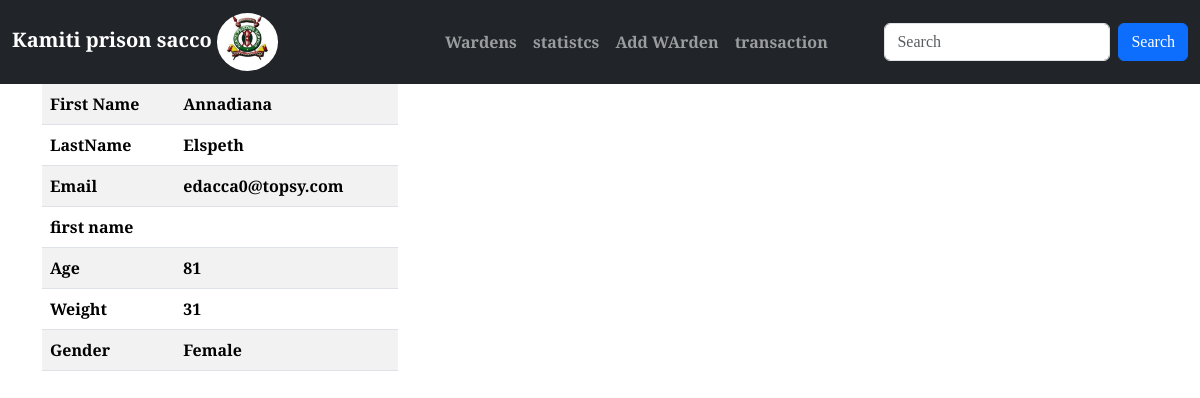
Page /warden/details/1 on the earlier database version.
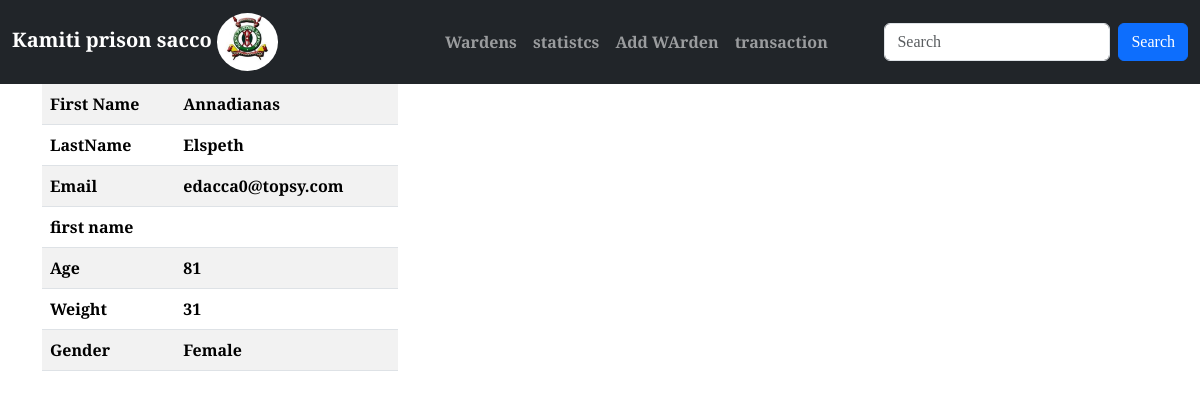
Same page on the later database version.
### prison/models.py (models this page shows, shortened)
class Warden(models.Model):
    FirstName = models.CharField(max_length=30)
    LastName = models.CharField(max_length=30)
    Email = models.EmailField(unique=True)
    Age = models.PositiveSmallIntegerField(default=0)
    Gender = models.CharField(max_length=10)
    Weight = models.PositiveIntegerField(default=0)
    ServiceNumber = models.PositiveIntegerField(default=0)
    created_at = models.DateTimeField(auto_now_add=True)
    updated_at = models.DateTimeField(auto_now=True)
    class Meta:
        db_table = 'Wardens'

### prison/views.py (the view)
# urls.py: path('warden/details/<int:warden_id>', views.WardenDetails, name='WardenDetails'),
def WardenDetails(request, warden_id):
    warden = Warden.objects.get(id=warden_id)
    armoury = Armoury.objects.filter(Warden=warden_id)
    return render(request, "WardenDetails.html", {"armoury": armoury, "warden": warden})

### templates/WardenDetails.html (shortened to what this page needs)
{% extends 'Master.html' %}
{% load static %}
{% block content %}
	<div class="container">
    <div class="row">
        <div class="col-sm-4">
            <table class="table table-striped">
                <tr>
                    <td>First Name</td>
                    <td>{{ warden.FirstName }}</td>
                </tr>
                 <tr>
                    <td>LastName</td>
                    <td>{{ warden.LastName }}</td>
                </tr>
                 <tr>
                    <td>Email</td>
                    <td>{{ warden.Email }}</td>
                </tr>
                 <tr>
                    <td>first name</td>
                    <td>{{ customer.first_name }}</td>
                </tr>
                 <tr>
                    <td>Age</td>
                    <td>{{ warden.Age  }}</td>
                </tr>
                 <tr>
                    <td>Weight</td>
                    <td>{{ warden.Weight }}</td>
                </tr>
                 <tr>
                    <td>Gender</td>
                    <td>{{ warden.Gender }}</td>
                </tr>
            </table>
        </div>
        </div>
    </div>
{% endblock %}

Differences in the rows shown:
changed Warden "Elspeth": FirstName "Annadiana" → "Annadianas"
